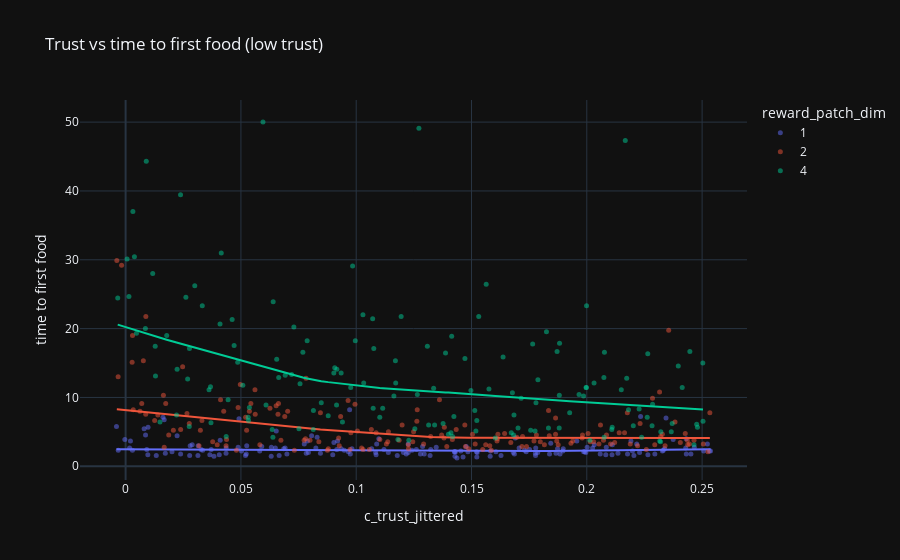
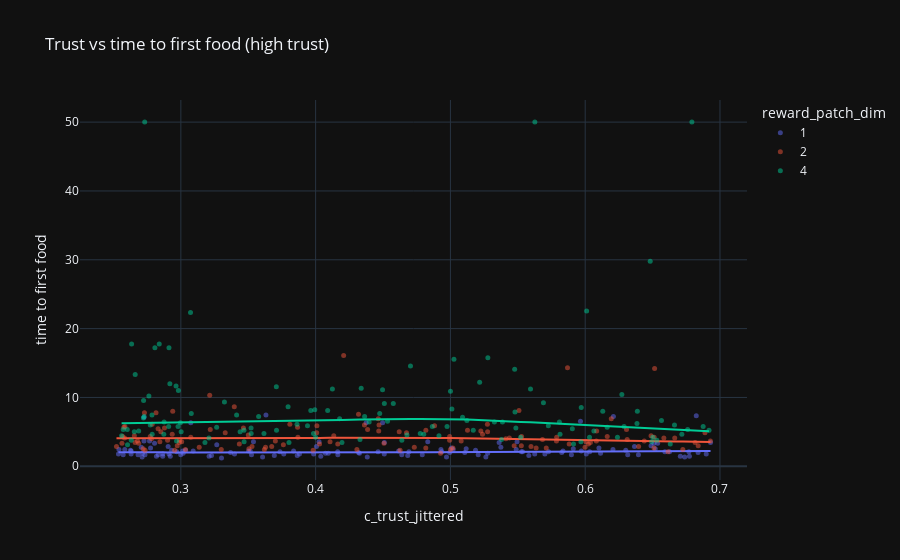

The notebook cell saved with these charts, in order:
### Code cell
jitter = 0.004
impactDFgrid30_low["c_trust_jittered"] = impactDFgrid30_low["c_trust"] + np.random.uniform(
    -jitter, jitter, len(impactDFgrid30_low)
)
impactDFgrid30_high["c_trust_jittered"] = impactDFgrid30_high["c_trust"] + np.random.uniform(
    -jitter, jitter, len(impactDFgrid30_high)
)

fig_grid30_low = px.scatter(
    impactDFgrid30_low,
    x="c_trust_jittered",
    y="time to first food",
    color="reward_patch_dim",
    template="plotly_dark",
    title="Trust vs time to first food (low trust)",
    trendline="lowess",
    opacity=0.5,
)

fig_grid30_low.update_traces({"marker": {"size": 5, "opacity": 0.5}})


fig_grid30_high = px.scatter(
    impactDFgrid30_high,
    x="c_trust_jittered",
    y="time to first food",
    color="reward_patch_dim",
    template="plotly_dark",
    title="Trust vs time to first food (high trust)",
    trendline="lowess",
    opacity=0.5,
)

fig_grid30_high.update_traces({"marker": {"size": 5, "opacity": 0.5}})


fig_grid30_low.show()

fig_grid30_high.show()
